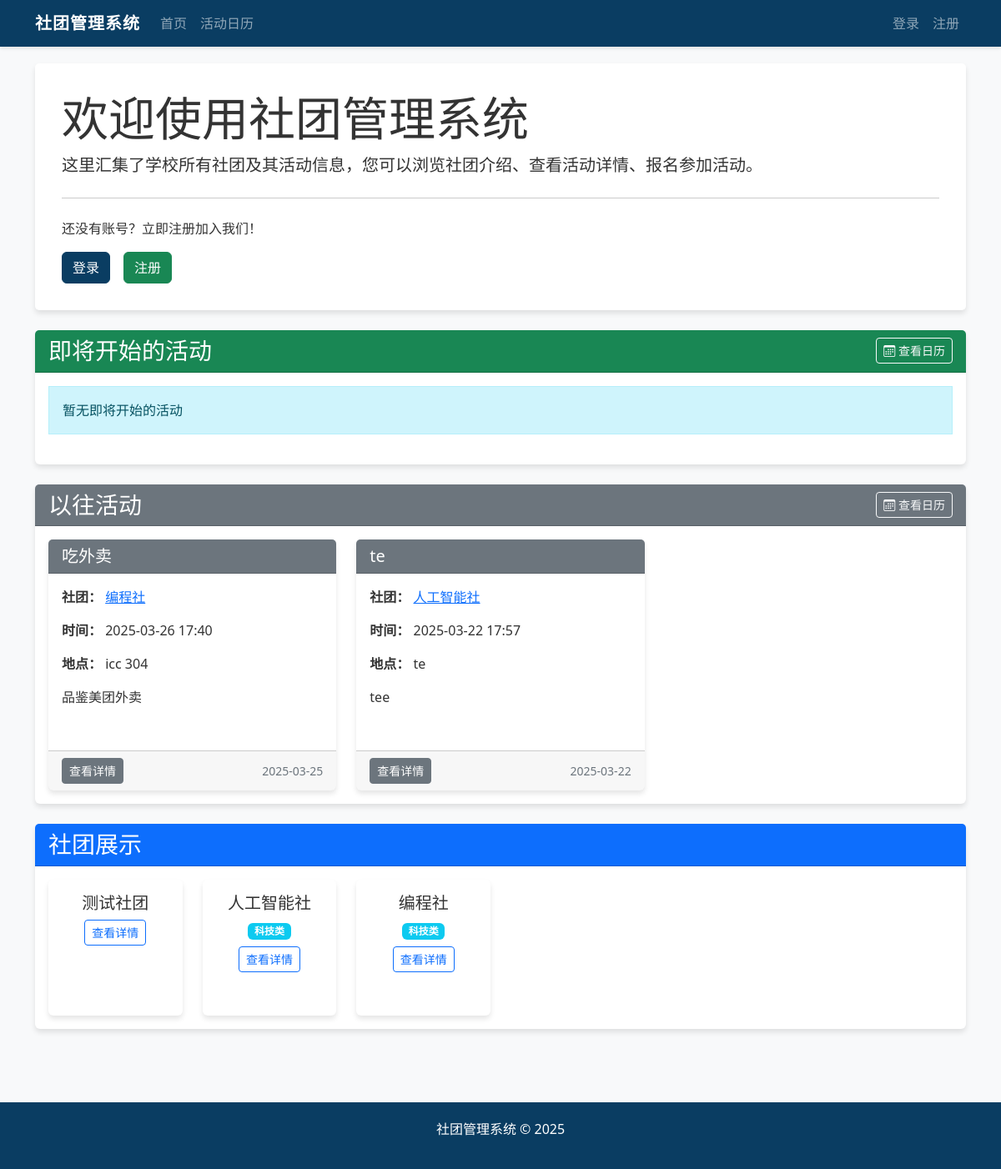
The page / on the database its author committed.
### app/models.py (models this page shows, shortened)
class Activity(db.Model):
    __tablename__ = "activities"
    id = db.Column(db.Integer, primary_key=True)
    title = db.Column(db.String(128))
    description = db.Column(db.Text)
    event_date = db.Column(db.DateTime)
    location = db.Column(db.String(128))
    published_at = db.Column(db.DateTime, default=datetime.utcnow)
    click_count = db.Column(db.Integer, default=0)
    enroll_count = db.Column(db.Integer, default=0)
    max_participants = db.Column(db.Integer, default=0)  # 0表示不限制人数
    feedback_score = db.Column(db.Float, default=0)  # 学生反馈综合评分
    approved = db.Column(db.Boolean, default=False)  # 活动帖审核状态
    publisher_id = db.Column(db.Integer, db.ForeignKey('users.id'), nullable=True)
    club_id = db.Column(db.Integer, db.ForeignKey('clubs.id'))
    creator_id = db.Column(db.Integer, db.ForeignKey('users.id'), nullable=True)
    publisher = db.relationship('User', foreign_keys=[publisher_id], backref='published_activities')
    creator = db.relationship('User', foreign_keys=[creator_id], backref='created_activities')
    comments = db.relationship('Comment', backref='activity', lazy='dynamic')
    participants = db.relationship('Registration', backref='activity', lazy='dynamic')

class Club(db.Model):
    __tablename__ = "clubs"
    id = db.Column(db.Integer, primary_key=True)
    name = db.Column(db.String(64), unique=True)
    description = db.Column(db.Text)
    president_contact = db.Column(db.String(64))
    type = db.Column(db.String(64))   # 社团类型：科技类、公益类、学术类、活动类、文化类、体育类、艺术类
    score = db.Column(db.Float, default=0)   # 社团分数
    leader_id = db.Column(db.Integer, db.ForeignKey('users.id'), nullable=True)
    teacher_id = db.Column(db.Integer, db.ForeignKey('users.id'), nullable=True)
    creator_id = db.Column(db.Integer, db.ForeignKey('users.id'), nullable=True)
    created_at = db.Column(db.DateTime, default=datetime.utcnow)
    activities = db.relationship('Activity', backref='club', lazy='dynamic')
    leader = db.relationship('User', foreign_keys=[leader_id], backref='led_club')
    teacher = db.relationship('User', foreign_keys=[teacher_id], backref='guided_club')
    creator = db.relationship('User', foreign_keys=[creator_id], backref='created_clubs')

### app/views/main.py (the view)
@main_bp.route('/')
def index():
    now = get_beijing_time()
    all_activities = Activity.query.filter_by(approved=True).order_by(Activity.event_date.desc()).all()
    past_activities = []
    future_activities = []
    for activity in all_activities:
        event_date = make_aware(activity.event_date)
        if event_date < now:
            past_activities.append(activity)
        else:
            future_activities.append(activity)
    past_activities = past_activities[:3]
    future_activities = future_activities[:3]
    clubs = Club.query.all()
    return render_template('index.html',
                         past_activities=past_activities,
                         future_activities=future_activities,
                         clubs=clubs,
                         current_time=now)

### app/views/main.py (called while the page is built)
def get_beijing_time():
    beijing_tz = pytz.timezone('Asia/Shanghai')
    return datetime.now(beijing_tz)

def make_aware(dt):
    beijing_tz = pytz.timezone('Asia/Shanghai')
    if dt.tzinfo is None:
        return beijing_tz.localize(dt)
    return dt

### app/templates/index.html (shortened to what this page needs)
{% extends "layout.html" %}
{% block content %}
<div class="jumbotron mb-4">
    <h1 class="display-4">欢迎使用社团管理系统</h1>
    <p class="lead">这里汇集了学校所有社团及其活动信息，您可以浏览社团介绍、查看活动详情、报名参加活动。</p>
    {% if not current_user.is_authenticated %}
    <hr class="my-4">
    <p>还没有账号？立即注册加入我们！</p>
    <div class="d-grid gap-2 d-md-flex justify-content-md-start">
        <a href="{{ url_for('auth.login') }}" class="btn btn-primary me-md-2">登录</a>
        <a href="{{ url_for('auth.register') }}" class="btn btn-success">注册</a>
    </div>
    {% endif %}
</div>
<div class="card mb-4">
    <div class="card-header bg-success text-white">
        <div class="d-flex justify-content-between align-items-center">
            <h3 class="mb-0">即将开始的活动</h3>
            <a href="{{ url_for('main.activity_calendar') }}" class="btn btn-sm btn-outline-light">
                <i class="bi bi-calendar3"></i> 查看日历
            </a>
        </div>
    </div>
    <div class="card-body">
        {% if future_activities %}
            <div class="row row-cols-1 row-cols-md-2 row-cols-lg-3 g-4">
                {% for activity in future_activities %}
                    <div class="col">
                        <div class="card h-100">
                            <div class="card-header bg-success text-white">
                                <h5 class="card-title mb-0">
                                    <a href="{{ url_for('main.view_activity', activity_id=activity.id) }}" class="text-decoration-none text-white">
                                        {{ activity.title }}
                                    </a>
                                </h5>
                            </div>
                            <div class="card-body">
                                <p><strong>社团：</strong> <a href="{{ url_for('club.club_home', club_id=activity.club.id) }}">{{ activity.club.name }}</a></p>
                                <p><strong>时间：</strong> {{ activity.event_date.strftime('%Y-%m-%d %H:%M') }}</p>
                                <p><strong>地点：</strong> {{ activity.location }}</p>
                                <p>{{ activity.description|truncate(100) }}</p>
                            </div>
                            <div class="card-footer">
                                <div class="d-flex justify-content-between align-items-center">
                                    <a href="{{ url_for('main.view_activity', activity_id=activity.id) }}" class="btn btn-sm btn-success">查看详情</a>
                                    <small class="text-muted">{{ activity.published_at.strftime('%Y-%m-%d') }}</small>
                                </div>
                            </div>
                        </div>
                    </div>
                {% endfor %}
            </div>
        {% else %}
            <div class="alert alert-info">
                <p class="mb-0">暂无即将开始的活动</p>
            </div>
        {% endif %}
    </div>
</div>
<div class="card mb-4">
    <div class="card-header bg-secondary text-white">
        <div class="d-flex justify-content-between align-items-center">
            <h3 class="mb-0">以往活动</h3>
            <a href="{{ url_for('main.activity_calendar') }}" class="btn btn-sm btn-outline-light">
                <i class="bi bi-calendar3"></i> 查看日历
            </a>
        </div>
    </div>
    <div class="card-body">
        {% if past_activities %}
            <div class="row row-cols-1 row-cols-md-2 row-cols-lg-3 g-4">
                {% for activity in past_activities %}
                    <div class="col">
                        <div class="card h-100">
                            <div class="card-header bg-secondary text-white">
                                <h5 class="card-title mb-0">
                                    <a href="{{ url_for('main.view_activity', activity_id=activity.id) }}" class="text-decoration-none text-white">
                                        {{ activity.title }}
                                    </a>
                                </h5>
                            </div>
                            <div class="card-body">
                                <p><strong>社团：</strong> <a href="{{ url_for('club.club_home', club_id=activity.club.id) }}">{{ activity.club.name }}</a></p>
                                <p><strong>时间：</strong> {{ activity.event_date.strftime('%Y-%m-%d %H:%M') }}</p>
                                <p><strong>地点：</strong> {{ activity.location }}</p>
                                <p>{{ activity.description|truncate(100) }}</p>
                            </div>
                            <div class="card-footer">
                                <div class="d-flex justify-content-between align-items-center">
                                    <a href="{{ url_for('main.view_activity', activity_id=activity.id) }}" class="btn btn-sm btn-secondary">查看详情</a>
                                    <small class="text-muted">{{ activity.published_at.strftime('%Y-%m-%d') }}</small>
                                </div>
                            </div>
                        </div>
                    </div>
                {% endfor %}
            </div>
        {% else %}
            <div class="alert alert-info">
                <p class="mb-0">暂无以往活动</p>
            </div>
        {% endif %}
    </div>
</div>
<div class="card">
    <div class="card-header bg-primary text-white">
        <h3 class="mb-0">社团展示</h3>
    </div>
    <div class="card-body">
        {% if clubs %}
            <div class="row row-cols-2 row-cols-md-3 row-cols-lg-4 row-cols-xl-6 g-4">
                {% for club in clubs %}
                    <div class="col">
                        <div class="card h-100">
                            <div class="card-body text-center">
                                <h5 class="card-title">{{ club.name }}</h5>
                                {% if club.type %}
                                    <span class="badge
                                        {% if club.type == '科技类' %}bg-info
                                        {% elif club.type == '公益类' %}bg-success
                                        {% elif club.type == '学术类' %}bg-primary
                                        {% elif club.type == '活动类' %}bg-warning
                                        {% elif club.type == '文化类' %}bg-secondary
                                        {% elif club.type == '体育类' %}bg-danger
                                        {% elif club.type == '艺术类' %}bg-dark
                                        {% else %}bg-secondary{% endif %}">
                                        {{ club.type }}
                                    </span>
                                {% endif %}
                                <p class="mt-2">
                                    <a href="{{ url_for('club.club_home', club_id=club.id) }}" class="btn btn-sm btn-outline-primary">查看详情</a>
                                </p>
                            </div>
                        </div>
                    </div>
                {% endfor %}
            </div>
        {% else %}
            <div class="alert alert-info">
                <p class="mb-0">暂无社团</p>
            </div>
        {% endif %}
    </div>
</div>
{% endblock %}

### app/templates/layout.html (shortened to what this page needs)
<!DOCTYPE html>
<html lang="zh-CN">
<head>
    <link rel="stylesheet" href="https://cdn.jsdelivr.net/npm/bootstrap@5.2.3/dist/css/bootstrap.min.css">
    <link rel="stylesheet" href="https://cdn.jsdelivr.net/npm/bootstrap-icons@1.10.0/font/bootstrap-icons.css">
</head>
<body>
    <nav class="navbar navbar-expand-lg navbar-dark">
        <div class="container-xl">
            <a class="navbar-brand" href="/">社团管理系统</a>
            <div class="collapse navbar-collapse" id="navbarNav">
                <ul class="navbar-nav me-auto">
                    <li class="nav-item">
                        <a class="nav-link" href="/">首页</a>
                    </li>
                    <li class="nav-item">
                        <a class="nav-link" href="{{ url_for('main.activity_calendar') }}">活动日历</a>
                    </li>
                </ul>
                <ul class="navbar-nav">
                    {% if current_user.is_authenticated %}
                        <li class="nav-item dropdown">
                            <a class="nav-link dropdown-toggle" href="#" id="userDropdown" role="button" data-bs-toggle="dropdown">
                                {{ current_user.username }}
                                {% if current_user.role == 'super_admin' %}
                                    <span class="badge bg-danger">超级管理员</span>
                                {% elif current_user.role == 'admin' %}
                                    <span class="badge bg-warning">管理员</span>
                                {% elif current_user.role == 'club_leader' %}
                                    <span class="badge bg-success">社长</span>
                                {% elif current_user.role == 'club_teacher' %}
                                    <span class="badge bg-info">指导老师</span>
                                {% elif current_user.role == 'union' %}
                                    <span class="badge bg-primary">社联</span>
                                {% elif current_user.role == 'student' %}
                                    <span class="badge bg-secondary">学生</span>
                                {% endif %}
                            </a>
                            <ul class="dropdown-menu dropdown-menu-end">
                                <li><a class="dropdown-item" href="{{ url_for('main.profile') }}">个人资料</a></li>
                                <li><hr class="dropdown-divider"></li>
                                <li><a class="dropdown-item" href="{{ url_for('auth.logout') }}">退出登录</a></li>
                            </ul>
                        </li>
                    {% else %}
                        <li class="nav-item">
                            <a class="nav-link" href="{{ url_for('auth.login') }}">登录</a>
                        </li>
                        <li class="nav-item">
                            <a class="nav-link" href="{{ url_for('auth.register') }}">注册</a>
                        </li>
                    {% endif %}
                </ul>
            </div>
        </div>
    </nav>
    <div class="content-wrapper">
        <div class="container-xl">
            {% block content %}{% endblock %}
        </div>
    </div>
    <footer class="mt-5">
        <div class="container text-center">
            <p>社团管理系统 &copy; 2025</p>
        </div>
    </footer>
</body>
</html>

### app/templates/layout.html (style rules this page uses)
:root { --primary-color: #0a3d62; --secondary-color: #3c6382; --accent-color: #60a3bc; --light-bg: #f8f9fa; --dark-text: #333; }
body { font-family: "Microsoft YaHei", "Segoe UI", Roboto, sans-serif; background-color: var(--light-bg); color: var(--dark-text); min-height: 100vh; display: flex; flex-direction: column; }
.navbar { background-color: var(--primary-color) !important; box-shadow: 0 2px 4px rgba(0, 0, 0, 0.1); }
.navbar-brand { font-weight: bold; letter-spacing: 1px; }
.card { box-shadow: 0 4px 6px rgba(0, 0, 0, 0.1); border: none; margin-bottom: 20px; }
.card-header { font-weight: bold; background-color: var(--primary-color); color: white; }
.btn-primary { background-color: var(--primary-color); border-color: var(--primary-color); }
footer { background-color: var(--primary-color); color: white; padding: 20px 0; margin-top: auto; }
.alert { border-radius: 0; margin-bottom: 20px; }
.jumbotron { background-color: white; border-radius: 5px; padding: 2rem; box-shadow: 0 4px 6px rgba(0, 0, 0, 0.1); }
.container-xl { max-width: 1400px; width: 95%; }
.content-wrapper { flex: 1; padding: 20px 0; }

### rows shown on the page
Activity: title "吃外卖", club.name "编程社", event_date "2025-03-26 17:40", location "icc 304", description "品鉴美团外卖", published_at "2025-03-25"
Activity: title "te", club.name "人工智能社", event_date "2025-03-22 17:57", location "te", description "tee", published_at "2025-03-22"
Club: name "测试社团"
Club: name "人工智能社", type "科技类"
Club: name "编程社", type "科技类"
